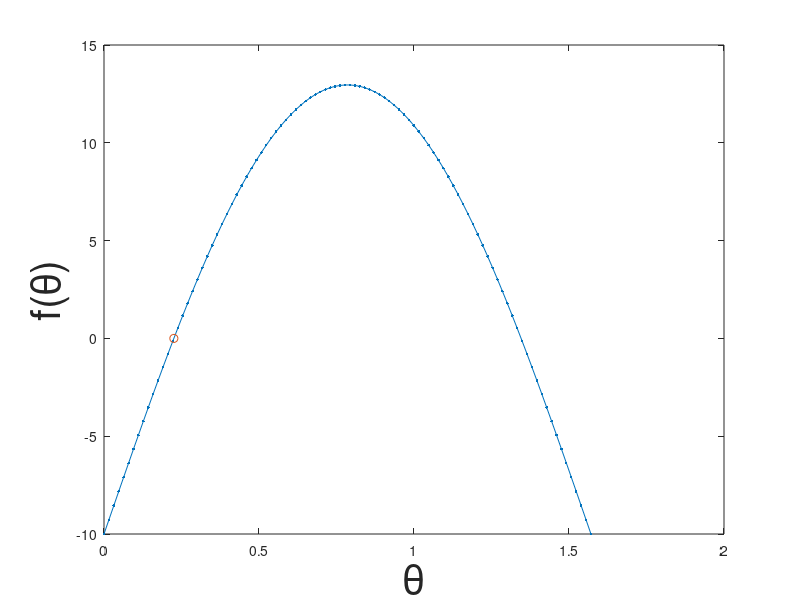

Write the MATLAB code that produced this figure.
% Solving equations of projectile motion for initial angle
%
% From Lectures 1 & 2; demonstrates a simple root-finding task.

g = 9.8;    % Gravitational constant
v0 = 15;    % Initial velocity
d = 10;     % Desired distance

theta = linspace(0,pi/2,100);

% Solve f(theta) = 0 to find correct release angle
f = @(theta) (v0^2/g)*sin(2*theta) - d; 

figure(1);
plot(theta,f(theta),'.-'); % Plot f
xlabel('\theta','FontSize',30)
ylabel('f(\theta)','FontSize',30)

% Find a solution of f(theta) = 0 using built-in MATLAB solver
theta0 = 0;              % Initial guess
theta0 = fzero(f,theta0) % Output solution
residual = f(theta0)     % Output residual 

% Plot solution
hold on;
plot(theta0,f(theta0),'o'); hold off
